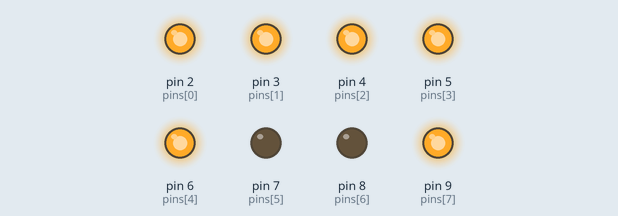
This sketch was run on a simulated Arduino Uno, built with avr-gcc and run on an emulated ATmega328P. Shown: output pins drawn as LEDs (lit = HIGH).

Above: at 0.6 s.
At 1.5 s:
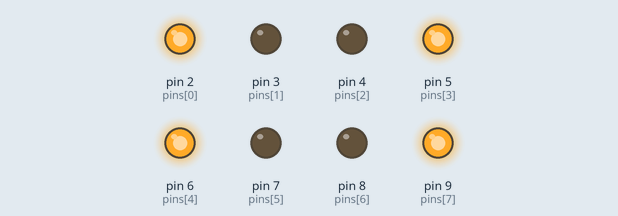
At 3.4 s:
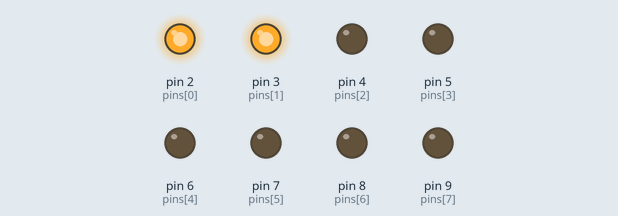
At 4.3 s:
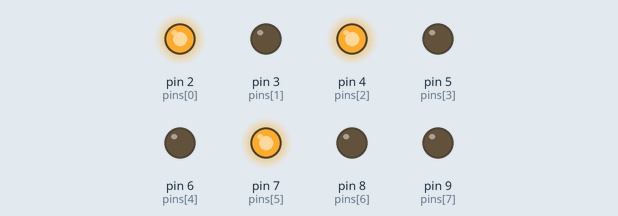
At 5.3 s:
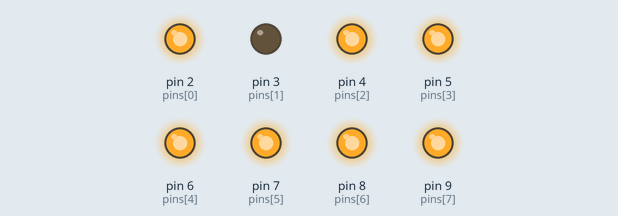
At 10.1 s:
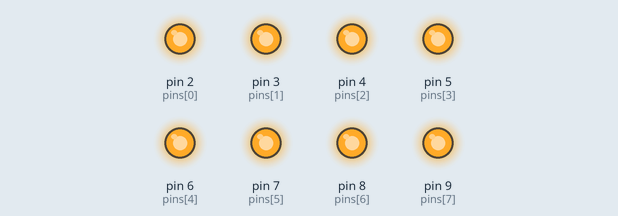
Timing chart, 0 to 13.6 s (numbered marks = the images above):
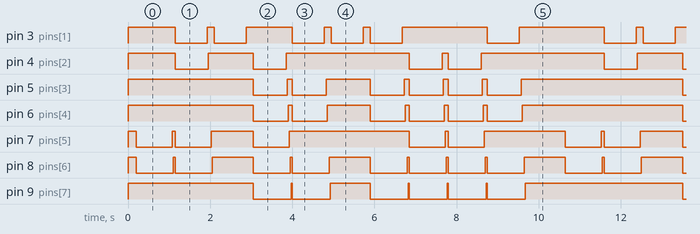

The sketch:

sketch4.ino
```cpp
int pins[8]={2,3,4,5,6,7,8,9};
int data[] = { 1, 4, 11, 0, 2, 11, 2, 0, 0, 2};

void setup() {
  for(int i=0;i<8;i++){
    pinMode(pins[i],OUTPUT);
    digitalWrite(pins[i],HIGH);
  }
}

void loop() {

  for (int i = 0; i<sizeof(data)/sizeof(data[0]); i++){
    for(int j=0;j<8;j++){
        digitalWrite(pins[j],HIGH);
        delay(25);
    }
    switch (data[i]){
      case 11:
        digitalWrite(3,LOW);
        delay(750);
      break;
      case 0:
        digitalWrite(9,LOW);
        digitalWrite(8,LOW);
        digitalWrite(4,LOW);
        digitalWrite(5,LOW);
        digitalWrite(6,LOW);
        digitalWrite(7,LOW);
        delay(750);
        break;
      case 1:
        digitalWrite(7, LOW);
        digitalWrite(8, LOW);
        delay(750);
        break;
      case 2:
        digitalWrite(9,LOW);
        digitalWrite(8,LOW);
        digitalWrite(3,LOW);
        digitalWrite(5,LOW);
        digitalWrite(6,LOW);
        delay(750);
        break;
      case 3:
        digitalWrite(9,LOW);
        digitalWrite(8,LOW);
        digitalWrite(3,LOW);
        digitalWrite(7,LOW);
        digitalWrite(6,LOW);
        delay(750);
        break;
      case 4:
        digitalWrite(4,LOW);
        digitalWrite(8,LOW);
        digitalWrite(3,LOW);
        digitalWrite(7,LOW);
        delay(750);
        break;
      case 5:
        digitalWrite(9,LOW);
        digitalWrite(4,LOW);
        digitalWrite(3,LOW);
        digitalWrite(7,LOW);
        digitalWrite(6,LOW);
        delay(750);
        break;
      case 6:
        for(int six = 0; six<8; six++){
          if(six == 6) {continue;}
          digitalWrite(pins[six],LOW);
        }
        delay(750);
        break;
      case 7:
        digitalWrite(9,LOW);
        digitalWrite(8,LOW);
        digitalWrite(7,LOW);
        delay(750);
        break;
      case 8:
        for(int eight=1;eight<8;eight++){
          digitalWrite(pins[eight],LOW);
        }
        delay(750);
        break;
      case 9:
        for(int nine = 0; nine<8; nine++){
          if(nine == 3) {continue;}
          digitalWrite(pins[nine],LOW);
        }
        delay(750);
        break;
    }
  }
  for(int j=0;j<8;j++){
    digitalWrite(pins[j],HIGH);
    delay(25);
  }
  delay(750);
}
```

Measured:
- by itself, pin 4 (pins[2]): repeats every 10.5 s: HIGH 1.1 s, LOW 0.80 s, HIGH 3.0 s, LOW 0.80 s, HIGH 0.15 s, LOW 0.80 s, HIGH 3.0 s, LOW 0.80 s
- by itself, pin 5 (pins[3]): repeats every 10.5 s: HIGH 0.13 s, LOW 0.83 s, HIGH 1.1 s, 3 × (LOW 0.83 s, HIGH 0.13 s), LOW 0.83 s, HIGH 3.9 s, LOW 0.83 s
- by itself, pin 6 (pins[4]): repeats every 10.5 s: HIGH 0.10 s, LOW 0.85 s, HIGH 1.1 s, 3 × (LOW 0.85 s, HIGH 0.10 s), LOW 0.85 s, HIGH 3.9 s, LOW 0.85 s
